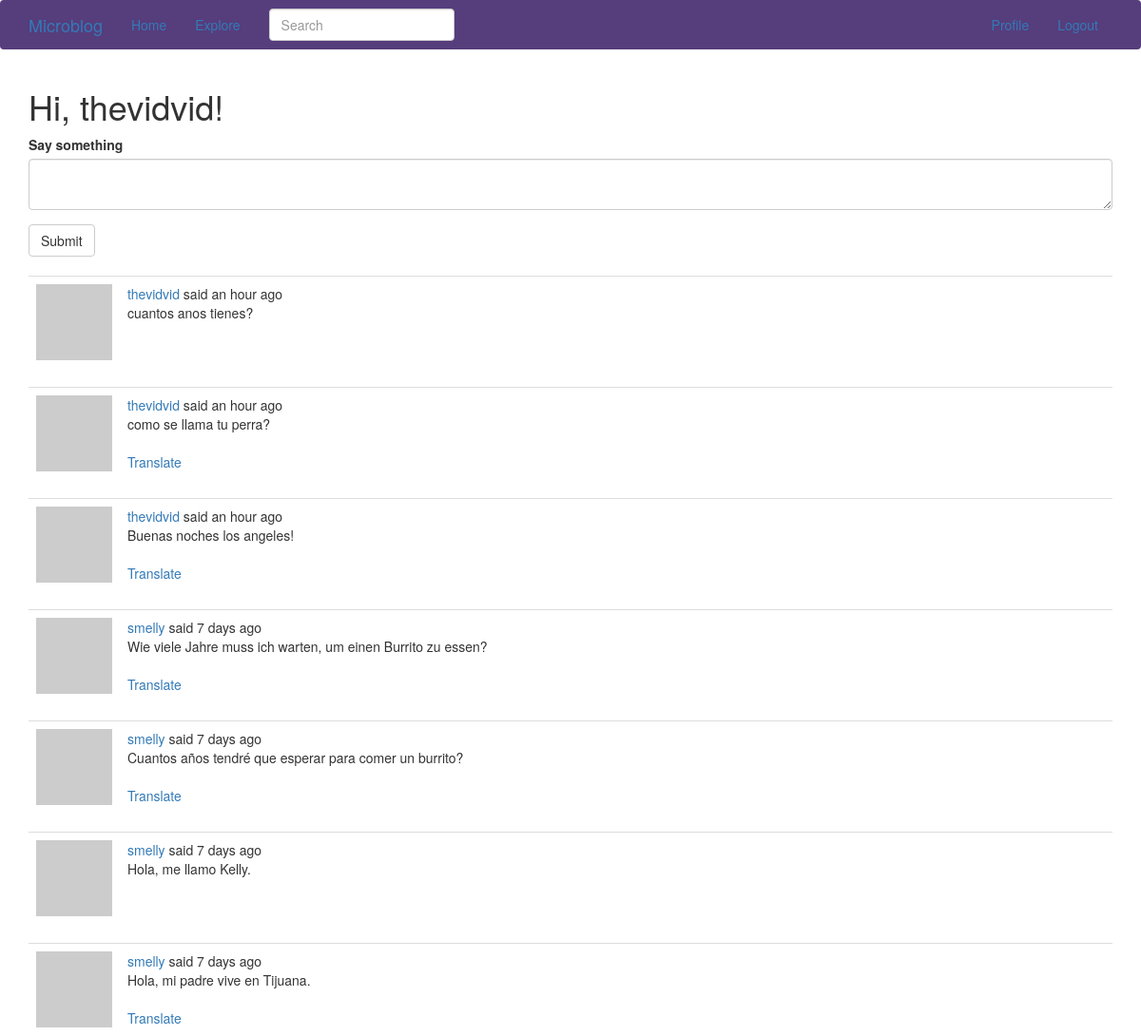
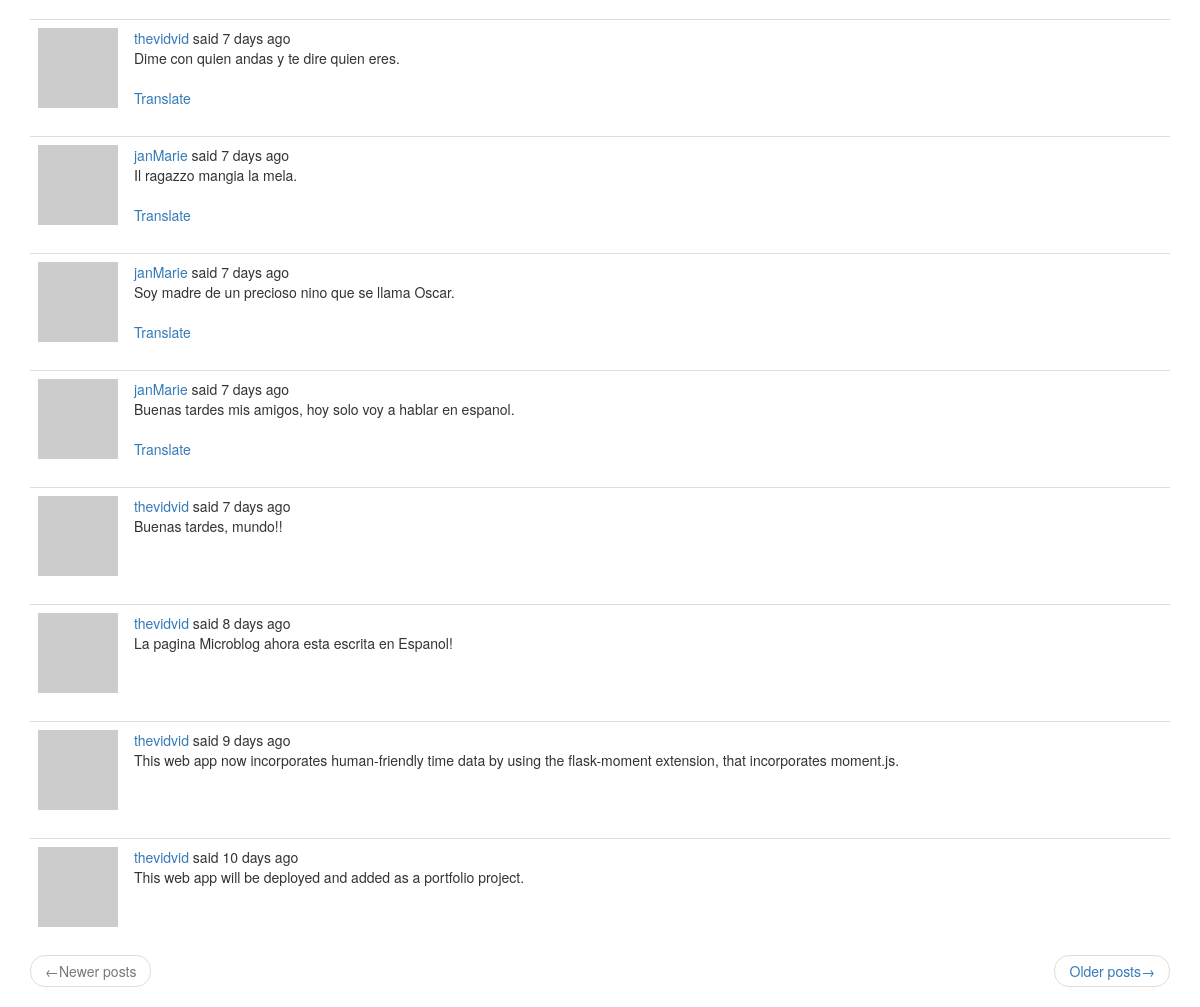
The page /index (signed in) on the database its author committed (2 pictures, top to bottom).
### app/models.py (models this page shows, shortened)
class User(UserMixin, db.Model):
    id = db.Column(db.Integer, primary_key=True)
    username = db.Column(db.String(64), index=True, unique=True)
    email = db.Column(db.String(120), index=True, unique=True)
    password_hash = db.Column(db.String(128))
    posts = db.relationship('Post', backref='author', lazy='dynamic')
    about_me = db.Column(db.String(140))
    last_seen = db.Column(db.DateTime, default=datetime.utcnow)
    followed = db.relationship(
        'User', secondary=followers,
        primaryjoin=(followers.c.follower_id == id),
        secondaryjoin=(followers.c.followed_id == id),
        backref=db.backref('followers', lazy='dynamic'), lazy='dynamic')
    def avatar(self, size):
        digest = md5(self.email.lower().encode('utf-8')).hexdigest()
        return 'https://www.gravatar.com/avatar/{}?d=identicon&s={}'.format(
            digest, size)
    def followed_posts(self):
        followed = Post.query.join(
            followers, (followers.c.followed_id == Post.user_id)).filter(
                followers.c.follower_id == self.id)
        own = Post.query.filter_by(user_id=self.id)
        return followed.union(own).order_by(Post.timestamp.desc())

class SearchableMixin(object):
    @classmethod
    def before_commit(cls, session):
        session._changes = {
            'add': list(session.new),
            'update': list(session.dirty),
            'delete': list(session.deleted)
        }
    @classmethod
    def after_commit(cls, session):
        for obj in session._changes['add']:
            if isinstance(obj, SearchableMixin):
                add_to_index(obj.__tablename__, obj)
        for obj in session._changes['update']:
            if isinstance(obj, SearchableMixin):
                add_to_index(obj.__tablename__, obj)
        for obj in session._changes['delete']:
            if isinstance(obj, SearchableMixin):
                remove_from_index(obj.__tablename__, obj)
        session._changes = None

class Post(SearchableMixin, db.Model):
    __searchable__ = ['body']
    id = db.Column(db.Integer, primary_key=True)
    body = db.Column(db.String(140))
    timestamp = db.Column(db.DateTime, index=True, default=datetime.utcnow)
    user_id = db.Column(db.Integer, db.ForeignKey('user.id'))
    language = db.Column(db.String(5))

### app/main/routes.py (the view, shortened to what this page needs)
@bp.route('/', methods=['GET', 'POST'])
@bp.route('/index', methods=['GET', 'POST'])
@login_required
def index():
    form = PostForm()
    page = request.args.get('page', 1, type=int)
    posts = current_user.followed_posts().paginate(
        page, current_app.config['POSTS_PER_PAGE'], False)
    next_url = url_for('main.index', page=posts.next_num) \
        if posts.has_next else None
    prev_url = url_for('main.index', page=posts.prev_num) \
        if posts.has_prev else None
    return render_template('index.html', title=_('Home'), form=form,
                           posts=posts.items, next_url=next_url,
                           prev_url=prev_url)

### app/main/forms.py
class SearchForm(FlaskForm):
    q = StringField(_l('Search'), validators=[DataRequired()])
    def __init__(self, *args, **kwargs):
        if 'formdata' not in kwargs:
            kwargs['formdata'] = request.args
        if 'csrf_enabled' not in kwargs:
            kwargs['csrf_enabled'] = False
        super(SearchForm, self).__init__(*args, **kwargs)

class PostForm(FlaskForm):
    post = TextAreaField(_l('Say something'), validators=[DataRequired()])
    submit = SubmitField(_l('Submit'))

### app/main/routes.py (called while the page is built)
@bp.before_app_request
def before_request():
    if current_user.is_authenticated:
        current_user.last_seen = datetime.utcnow()
        db.session.commit()
        g.search_form = SearchForm()
    g.locale = str(get_locale())

### app/models.py (called while the page is built)
@login.user_loader
def load_user(id):
    return User.query.get(int(id))

### app/templates/index.html
{% extends "base.html" %}
{% import 'bootstrap/wtf.html' as wtf %}
{% block app_content %}
  <h1>{{ _('Hi, %(username)s!', username=current_user.username) }}</h1>
  {% if form %}
    {{ wtf.quick_form(form) }}
    <br>
  {% endif %}
  {% for post in posts %}
    {% include '_post.html' %}
  {% endfor %}
    <nav aria-label="...">
      <ul class="pager">
        <li class="previous{% if not prev_url %} disabled{% endif %}">
          <a href="{{ prev_url or '#' }}">
            <span aria-hidden="true">&larr;</span>{{ _('Newer posts') }}
          </a>
        </li>
        <li class="next{% if not next_url %} disabled{% endif %}">
          <a href="{{ next_url or '#' }}">
            {{ _('Older posts') }}<span aria-hidden="true">&rarr;</span>
          </a>
        </li>
      </ul>
    </nav>
{% endblock %}

### app/templates/_post.html (shortened to what this page needs)
<table class="table table-hover">
  <tr>
    <td width="70px">
        <a href="{{ url_for('main.user', username=post.author.username) }}">
            <img src="{{ post.author.avatar(70) }}" />
        </a>
    </td>
    <td>
      {{ _('%(username)s said %(when)s',
        username=user_link, when=moment(post.timestamp).fromNow()) }}
      <br>
      <span id="post{{ post.id }}">{{ post.body }}</span>
      {% if post.language and post.language != g.locale %}
        <br><br>
        <span id="translation{{ post.id }}">
          <a href="javascript:translate(
                    '#post{{ post.id }}',
                    '#translation{{ post.id }}',
                    '{{ post.language }}',
                    '{{ g.locale }}');">{{ _('Translate') }}</a>
        </span>
      {% endif %}
    </td>
  </tr>
</table>

### rows shown on the page
Post: body "cuantos anos tienes?"
Post: body "como se llama tu perra?"
Post: body "Buenas noches los angeles!"
Post: body "Wie viele Jahre muss ich warten, um einen Burrito zu essen?"
Post: body "Cuantos años tendré que esperar para comer un burrito?"
Post: body "Hola, me llamo Kelly."
Post: body "Hola, mi padre vive en Tijuana."
Post: body "Dime con quien andas y te dire quien eres."
Post: body "Il ragazzo mangia la mela."
Post: body "Soy madre de un precioso nino que se llama Oscar."
Post: body "Buenas tardes mis amigos, hoy solo voy a hablar en espanol."
Post: body "Buenas tardes, mundo!!"
Post: body "La pagina Microblog ahora esta escrita en Espanol!"
Post: body "This web app now incorporates human-friendly time data by using the flask-moment extension, that incorporates moment.js."
Post: body "This web app will be deployed and added as a portfolio project."
